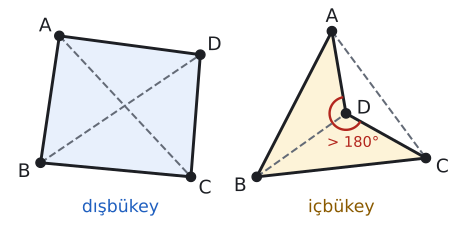

Write Python code to recreate this figure.
import sys; sys.path.insert(0, "tools")
from cizim import *

# Solda dışbükey ABCD (bütün iç açılar < 180°), sağda içbükey ABCD (D'deki iç açı > 180°). Köşegenler kesikli.
fig, ax = sekil(6, 3.4)
ax.set_aspect("equal"); ax.axis("off")

def ciz(V, adlar, kaydir, renk, dolgu):
    ax.add_patch(patches.Polygon(V, closed=True, facecolor=dolgu, edgecolor=YAZI, lw=2.2))
    for v, ad, k in zip(V, adlar, kaydir):
        nokta(ax, *v, ""); ax.text(v[0] + k[0], v[1] + k[1], ad, ha="center", va="center", fontsize=14)

# Dışbükey
A1, B1, C1, D1 = np.array([0.4, 3.0]), np.array([0.0, 0.3]), np.array([3.2, 0.0]), np.array([3.4, 2.6])
ciz([A1, B1, C1, D1], "ABCD", [(-0.3, 0.2), (-0.35, -0.2), (0.3, -0.25), (0.3, 0.2)], YAZI, MAVI_ACIK)
ax.plot(*zip(A1, C1), color=SOLUK, lw=1.5, ls="--"); ax.plot(*zip(B1, D1), color=SOLUK, lw=1.5, ls="--")
ax.text(1.7, -0.75, "dışbükey", ha="center", fontsize=13, color=MAVI)

# İçbükey: D noktası ABC üçgeninin içinde
o = 4.6
A2, B2, C2, D2 = np.array([o + 1.6, 3.1]), np.array([o, 0.0]), np.array([o + 3.6, 0.4]), np.array([o + 1.9, 1.35])
ciz([A2, B2, C2, D2], "ABCD", [(0.0, 0.3), (-0.35, -0.2), (0.35, -0.2), (0.38, 0.1)], YAZI, SARI_ACIK)
ax.plot(*zip(A2, C2), color=SOLUK, lw=1.5, ls="--"); ax.plot(*zip(B2, D2), color=SOLUK, lw=1.5, ls="--")
# D'deki 180°'den büyük iç açı (dörtgenin içinden geçen yay)
a1 = np.degrees(np.arctan2(*(C2 - D2)[::-1])); a2 = np.degrees(np.arctan2(*(A2 - D2)[::-1]))
ax.add_patch(patches.Arc(D2, 0.7, 0.7, theta1=a2, theta2=a1 + 360, color=KIRMIZI, lw=1.8))
ax.text(o + 2.05, 0.72, "> 180°", color=KIRMIZI, fontsize=11, ha="center", va="center")
ax.text(o + 1.8, -0.75, "içbükey", ha="center", fontsize=13, color=SARI)

def ic(P, Q, R):
    u, w = Q - P, R - P
    return np.degrees(np.arccos(u @ w / np.linalg.norm(u) / np.linalg.norm(w)))
print("içbükey D (küçük taraf):", ic(D2, A2, C2), "iç açı:", 360 - ic(D2, A2, C2))
ax.set_xlim(-0.7, o + 4.2); ax.set_ylim(-1.0, 3.6)
kaydet(fig, __file__)
